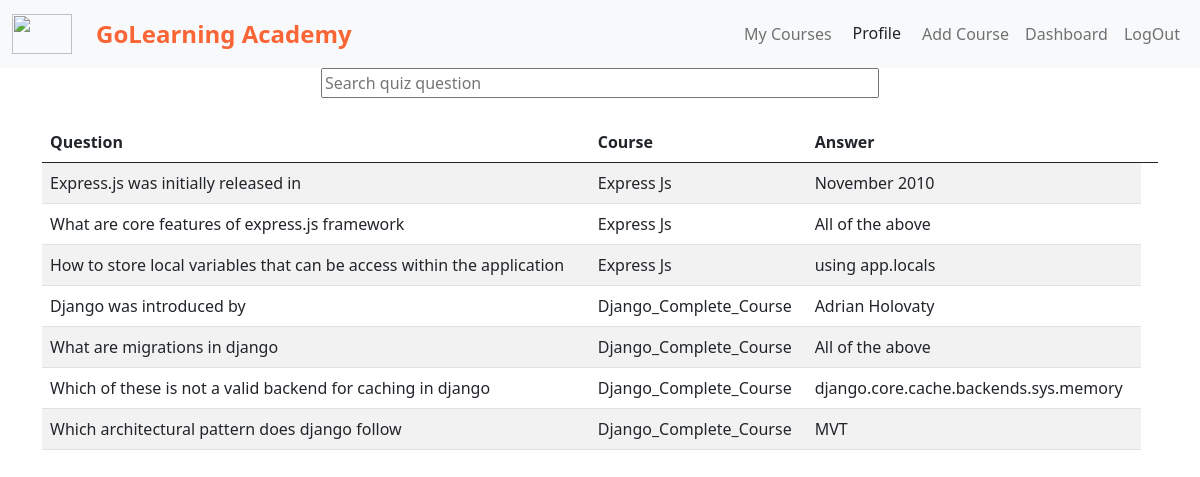
The page /teacher/quiz_details (signed in) on the database its author committed.
### quiz/models.py (models this page shows, shortened)
class QuizQuestion(models.Model):
    user = models.ForeignKey(User, on_delete=models.CASCADE)
    course = models.ForeignKey(Course, on_delete=models.CASCADE)
    question = models.CharField(max_length=350, null=False)
    option1 = models.CharField(max_length=350, null=False)
    option2 = models.CharField(max_length=350, null=False)
    option3 = models.CharField(max_length=350, null=False)
    option4 = models.CharField(max_length=350, null=False)
    answer = models.CharField(max_length=350, null=False)
    image = models.CharField(max_length=350,)

### courses/models.py (models this page shows)
class Course(models.Model):
    owner = models.ForeignKey(User, null=False, on_delete=CASCADE)
    name = models.CharField(max_length=50, null=False)
    slug = models.CharField(max_length=50, null=False, unique=True)
    description = models.TextField()
    price = models.IntegerField(null=False)
    discount = models.IntegerField(null=False, default=0)
    active = models.BooleanField(default=False)
    thumbnail = models.CharField(max_length=250, null=False)
    date = models.DateTimeField(auto_now_add=True)
    resource = models.CharField(max_length=250, null=False)
    length = models.IntegerField(null=False)
    def __str__(self):
        return self.name

### teacher/views.py (the view)
# urls.py: path('quiz_details', views.quiz_details, name="quiz_details"),
def quiz_details(request):
    user = request.user
    quizes = QuizQuestion.objects.filter(user=user).order_by('course')
    context = {
        'quizes': quizes
    }
    return render(request, 'teacher/quiz_details.html', context=context)

### templates/teacher/quiz_details.html (shortened to what this page needs)
{% extends 'base.html' %}
{% block content %}
<div class="container">
    <div class="text-center ">
        <input type="text" placeholder="Search quiz question" id="input" onkeyup="myFunction()"
            title="Search with course" style="width: 50%;">
    </div>
    <table class="table table-striped mt-4" id="table">
        <thead>
            <tr>
                <th>Question</th>
                <th>Course</th>
                <th>Answer</th>
                <th></th>
            </tr>
        </thead>
        <tbody>
            {% for quiz in quizes %}
            <tr>
                <td>{{quiz.question}}</td>
                <td>{{quiz.course}}</td>
                <td>{{quiz.answer}}</td>
            </tr>
            {% endfor %}
        </tbody>
    </table>
</div>
{% endblock %}

### templates/base.html (shortened to what this page needs)
<!DOCTYPE html>
<html lang="en">
<head>
  <link href="https://cdn.jsdelivr.net/npm/bootstrap@5.0.0-beta2/dist/css/bootstrap.min.css" rel="stylesheet"
 />
</head>
<body>
  <nav class="navbar navbar-expand-lg navbar-light bg-light">
    <div class="container-fluid">
      <a class="navbar-brand my_site_logo" href="/"><img
          src="https://res.cloudinary.com/rohitgarg/image/upload/v1640243705/logo1_rnuvwu.png" alt="" width="60"
          height="40"></a>
      <div class="collapse navbar-collapse" id="navbarNav">
        <ul class="navbar-nav me-auto">
          <li class="nav-item">
            <a class="nav-link active" aria-current="page" href="/"
              style="color: #FA6536;font-weight: bold;font-size: 24px;">GoLearning Academy</a>
          </li>
        </ul>
        <ul class="navbar-nav ms-auto">
          {% if request.user.is_authenticated %}
          <li class="nav-item">
            <a class="nav-link" href="{% url 'my_courses' %}">My Courses</a>
          </li>
          <li class="nav-item">
            <button type="button" class="btn" data-bs-toggle="modal" data-bs-target="#profileModal">
              Profile
            </button>
          </li>
          {% if request.user.is_staff %}
          <li class="nav-item">
            <a class="nav-link" href="{% url 'add_course' %}">Add Course</a>
          </li>
          <li class="nav-item">
            <a class="nav-link" href="{% url 'dashboard' %}">Dashboard</a>
          </li>
          {% endif %}
          <li class="nav-item">
            <a class="nav-link" href="{% url 'logout' %}">LogOut</a>
          </li>
          {% endif %}
        </ul>
      </div>
    </div>
  </nav>
  {% block content %} {% endblock %}
</body>
</html>

### rows shown on the page
QuizQuestion: question "Express.js was initially released in", course "Express Js", answer "November 2010"
QuizQuestion: question "What are core features of express.js framework", course "Express Js", answer "All of the above"
QuizQuestion: question "How to store local variables that can be access within the application", course "Express Js", answer "using app.locals"
QuizQuestion: question "Django was introduced by", course "Django_Complete_Course", answer "Adrian Holovaty"
QuizQuestion: question "What are migrations in django", course "Django_Complete_Course", answer "All of the above"
QuizQuestion: question "Which of these is not a valid backend for caching in django", course "Django_Complete_Course", answer "django.core.cache.backends.sys.memory"
QuizQuestion: question "Which architectural pattern does django follow", course "Django_Complete_Course", answer "MVT"
